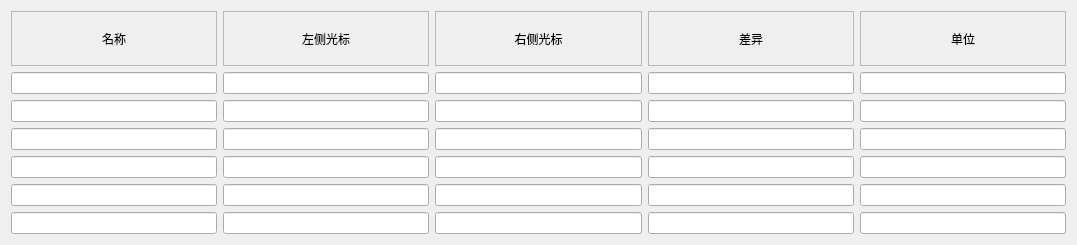
       <widget class="QWidget" name="scrollAreaWidgetContents_3">
        <property name="geometry">
         <rect>
          <x>0</x>
          <y>0</y>
          <width>1077</width>
          <height>245</height>
         </rect>
        </property>
        <layout class="QGridLayout" name="gridLayout">
         <item row="0" column="0">
          <widget class="QLabel" name="label_59">
           <property name="styleSheet">
            <string notr="true"/>
           </property>
           <property name="frameShape">
            <enum>QFrame::StyledPanel</enum>
           </property>
           <property name="text">
            <string>名称</string>
           </property>
           <property name="alignment">
            <set>Qt::AlignCenter</set>
           </property>
          </widget>
         </item>
         <item row="0" column="1">
          <widget class="QLabel" name="label_55">
           <property name="styleSheet">
            <string notr="true"/>
           </property>
           <property name="frameShape">
            <enum>QFrame::StyledPanel</enum>
           </property>
           <property name="text">
            <string>左侧光标</string>
           </property>
           <property name="alignment">
            <set>Qt::AlignCenter</set>
           </property>
          </widget>
         </item>
         <item row="0" column="2">
          <widget class="QLabel" name="label_57">
           <property name="styleSheet">
            <string notr="true"/>
           </property>
           <property name="frameShape">
            <enum>QFrame::StyledPanel</enum>
           </property>
           <property name="text">
            <string>右侧光标</string>
           </property>
           <property name="alignment">
            <set>Qt::AlignCenter</set>
           </property>
          </widget>
         </item>
         <item row="0" column="3">
          <widget class="QLabel" name="label_58">
           <property name="styleSheet">
            <string notr="true"/>
           </property>
           <property name="frameShape">
            <enum>QFrame::StyledPanel</enum>
           </property>
           <property name="text">
            <string>差异</string>
           </property>
           <property name="alignment">
            <set>Qt::AlignCenter</set>
           </property>
          </widget>
         </item>
         <item row="0" column="4">
          <widget class="QLabel" name="label_54">
           <property name="styleSheet">
            <string notr="true"/>
           </property>
           <property name="frameShape">
            <enum>QFrame::StyledPanel</enum>
           </property>
           <property name="text">
            <string>单位</string>
           </property>
           <property name="alignment">
            <set>Qt::AlignCenter</set>
           </property>
          </widget>
         </item>
         <item row="1" column="0">
          <widget class="QLineEdit" name="lineEdit_80"/>
         </item>
         <item row="1" column="1">
          <widget class="QLineEdit" name="lineEdit_83"/>
         </item>
         <item row="1" column="2">
          <widget class="QLineEdit" name="lineEdit_81"/>
         </item>
         <item row="1" column="3">
          <widget class="QLineEdit" name="lineEdit_82"/>
         </item>
         <item row="1" column="4">
          <widget class="QLineEdit" name="lineEdit_85"/>
         </item>
         <item row="2" column="0">
          <widget class="QLineEdit" name="lineEdit_87"/>
         </item>
         <item row="2" column="1">
          <widget class="QLineEdit" name="lineEdit_91"/>
         </item>
         <item row="2" column="2">
          <widget class="QLineEdit" name="lineEdit_88"/>
         </item>
         <item row="2" column="3">
          <widget class="QLineEdit" name="lineEdit_89"/>
         </item>
         <item row="2" column="4">
          <widget class="QLineEdit" name="lineEdit_93"/>
         </item>
         <item row="3" column="0">
          <widget class="QLineEdit" name="lineEdit_95"/>
         </item>
         <item row="3" column="1">
          <widget class="QLineEdit" name="lineEdit_99"/>
         </item>
         <item row="3" column="2">
          <widget class="QLineEdit" name="lineEdit_96"/>
         </item>
         <item row="3" column="3">
          <widget class="QLineEdit" name="lineEdit_97"/>
         </item>
         <item row="3" column="4">
          <widget class="QLineEdit" name="lineEdit_101"/>
         </item>
         <item row="4" column="0">
          <widget class="QLineEdit" name="lineEdit_103"/>
         </item>
         <item row="4" column="1">
          <widget class="QLineEdit" name="lineEdit_107"/>
         </item>
         <item row="4" column="2">
          <widget class="QLineEdit" name="lineEdit_104"/>
         </item>
         <item row="4" column="3">
          <widget class="QLineEdit" name="lineEdit_105"/>
         </item>
         <item row="4" column="4">
          <widget class="QLineEdit" name="lineEdit_109"/>
         </item>
         <item row="5" column="0">
          <widget class="QLineEdit" name="lineEdit_111"/>
         </item>
         <item row="5" column="1">
          <widget class="QLineEdit" name="lineEdit_115"/>
         </item>
         <item row="5" column="2">
          <widget class="QLineEdit" name="lineEdit_112"/>
         </item>
         <item row="5" column="3">
          <widget class="QLineEdit" name="lineEdit_113"/>
         </item>
         <item row="5" column="4">
          <widget class="QLineEdit" name="lineEdit_117"/>
         </item>
         <item row="6" column="0">
          <widget class="QLineEdit" name="lineEdit_119"/>
         </item>
         <item row="6" column="1">
          <widget class="QLineEdit" name="lineEdit_123"/>
         </item>
         <item row="6" column="2">
          <widget class="QLineEdit" name="lineEdit_120"/>
         </item>
         <item row="6" column="3">
          <widget class="QLineEdit" name="lineEdit_121"/>
         </item>
         <item row="6" column="4">
          <widget class="QLineEdit" name="lineEdit_125"/>
         </item>
        </layout>
       </widget>
